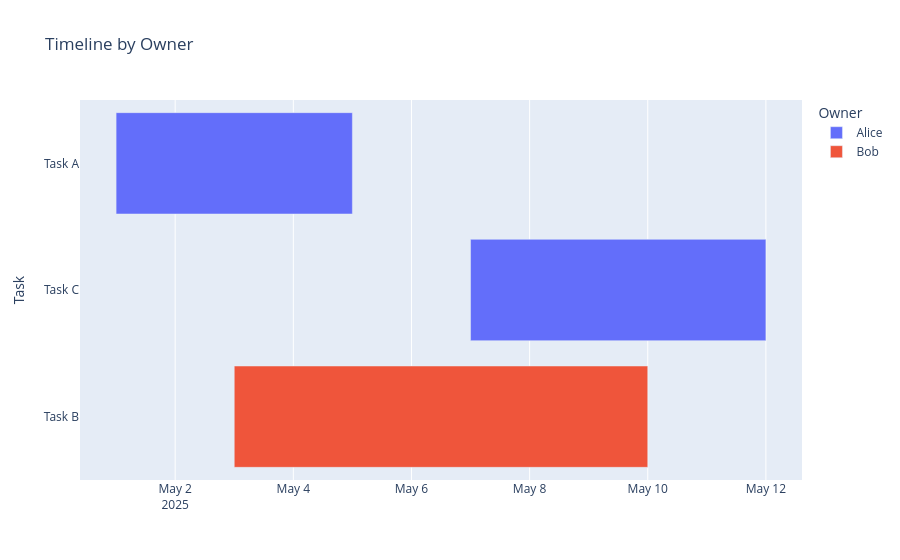

Notebook code cell kept with this figure:
### Code cell
df = pd.DataFrame([
    dict(Task="Task A", Start='2025-05-01', Finish='2025-05-05', Owner='Alice'),
    dict(Task="Task B", Start='2025-05-03', Finish='2025-05-10', Owner='Bob'),
    dict(Task="Task C", Start='2025-05-07', Finish='2025-05-12', Owner='Alice'),
])

fig = px.timeline(df, x_start="Start", x_end="Finish", y="Task", color="Owner", title="Timeline by Owner")
fig.update_yaxes(autorange="reversed")
fig.show()

### Figure 1 — Plotly figure (JSON) as saved in the notebook; plotly's stock layout.template omitted (floating-point values rounded to 4 significant figures)
{"data": [{"base": ["2025-05-01T00:00:00.000000000", "2025-05-07T00:00:00.000000000"], "hovertemplate": "Owner=Alice<br>Start=%{base}<br>Finish=%{x}<br>Task=%{y}<extra></extra>", "legendgroup": "Alice", "marker": {"color": "#636efa", "pattern": {"shape": ""}}, "name": "Alice", "orientation": "h", "showlegend": true, "textposition": "auto", "type": "bar", "x": [345600000, 432000000], "xaxis": "x", "y": ["Task A", "Task C"], "yaxis": "y"}, {"base": ["2025-05-03T00:00:00.000000000"], "hovertemplate": "Owner=Bob<br>Start=%{base}<br>Finish=%{x}<br>Task=%{y}<extra></extra>", "legendgroup": "Bob", "marker": {"color": "#EF553B", "pattern": {"shape": ""}}, "name": "Bob", "orientation": "h", "showlegend": true, "textposition": "auto", "type": "bar", "x": [604800000], "xaxis": "x", "y": ["Task B"], "yaxis": "y"}], "layout": {"barmode": "overlay", "legend": {"title": {"text": "Owner"}, "tracegroupgap": 0}, "title": {"text": "Timeline by Owner"}, "xaxis": {"anchor": "y", "domain": [0, 1], "type": "date"}, "yaxis": {"anchor": "x", "autorange": "reversed", "domain": [0, 1], "title": {"text": "Task"}}}}
